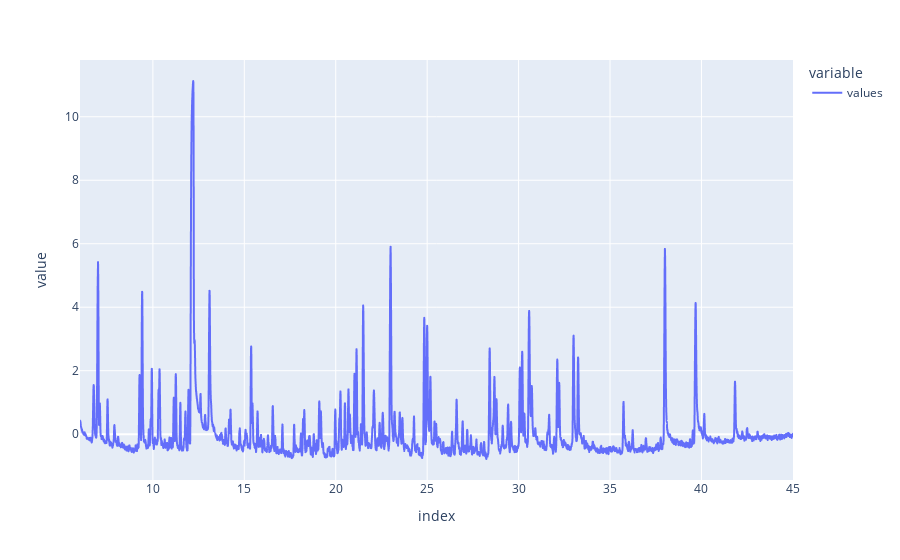

Notebook code cell kept with this figure:
### Markdown cell above
Ensuite on fait une normalisation des points de la courbe <br>
La fonction `adaptCurve` fait la normalisation de manière à ce que le premier pic de référence ai toujours une taille proche de 10.

### Code cell
temp = (temp - temp.mean())/temp.std()
temp.plot()

### Figure 1 — Plotly figure (JSON) as saved in the notebook; plotly's stock layout.template omitted (floating-point values rounded to 4 significant figures; data arrays with more than 128 entries replaced by an {"elided": "..."} marker saying what was removed)
{"data": [{"hovertemplate": "variable=values<br>index=%{x}<br>value=%{y}<extra></extra>", "legendgroup": "values", "line": {"color": "#636efa", "dash": "solid"}, "mode": "lines", "name": "values", "showlegend": true, "type": "scattergl", "x": {"elided": "6635 float values"}, "xaxis": "x", "y": {"elided": "6635 float values"}, "yaxis": "y"}], "layout": {"legend": {"title": {"text": "variable"}, "tracegroupgap": 0}, "margin": {"t": 60}, "xaxis": {"anchor": "y", "domain": [0, 1], "title": {"text": "index"}}, "yaxis": {"anchor": "x", "domain": [0, 1], "title": {"text": "value"}}}}
